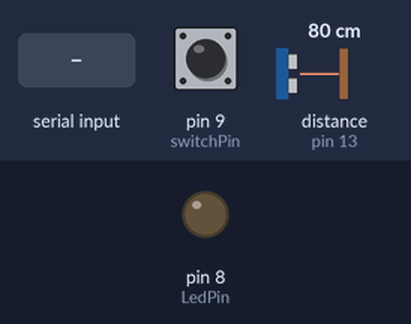
A sketch run on a simulated Arduino Uno, built with avr-gcc and run on an emulated ATmega328P. Shown: output pins drawn as LEDs (lit = HIGH). Dashed ring = blinking. The test bench sets the inputs (shaded band); at power-on: pin 9 (switchPin) HIGH, distance to the obstacle (sensor on pin 13) 80 cm. The echo pulse lasts 58.3 µs per cm; pins used as bus, display or sensor lines are not drawn; what the sketch prints to the serial monitor is not drawn.

Above: at 0.9 s.
1.0 s: "90,45\n" received over Serial
2.5 s: pin 9 (switchPin) pulled LOW for 1 s
At 2.85 s:
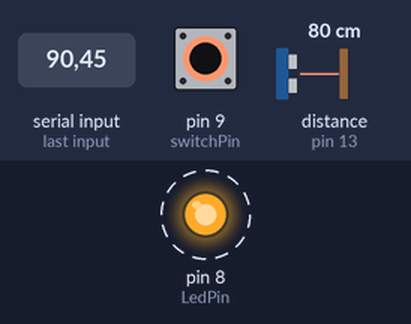
5.0 s: pin 9 (switchPin) pulled LOW for 0.15 s
At 6.3 s:
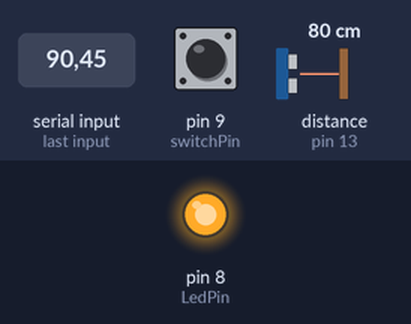
6.7 s: distance to the obstacle (sensor on pin 13) set to 9 cm
9.7 s: distance to the obstacle (sensor on pin 13) set to 88 cm
11.2 s: distance to the obstacle (sensor on pin 13) set to 93 cm
At 11.6 s:
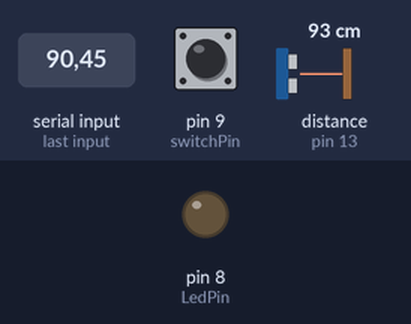
Timing chart, 0 to 13.7 s (numbered marks = the images above; inputs shaded):
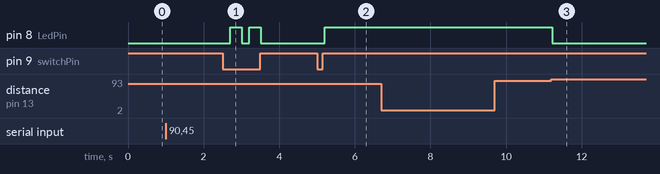

The sketch:

week8_Midterm.ino
```cpp
// 중간고사 - 1번
// 사용자가 숫자 입력 (측정하고 싶은 거리)
// 푸시 버튼 누르면 측정 시작
// 측정하고싶 거리보다 가까우면 LED 불이 들어온다.
// 버튼을 다시 누르면 측정 종료

// 초음파핀
const int trigPin = 12;
const int echoPin = 13;
// LED핀, 스위치핀
const int LedPin = 8;
const int switchPin = 9;
// 스위치 상태
int switchState = 0;
// 측정거리
long duration;
int distance;
int inputValue;

void setup()
{
    pinMode(trigPin, OUTPUT);
    pinMode(echoPin, INPUT);
    pinMode(LedPin, OUTPUT);
    pinMode(switchPin, INPUT_PULLUP);
    Serial.begin(9600);

    Serial.print("측정할 거리 입력: ");
    while (Serial.available() == 0)
    {
    }                               // 값이 입력될 때까지 대기
    inputValue = Serial.parseInt(); // parseInt()를 사용하여 숫자를 읽어옴
    Serial.print("inputvalue : ");
    Serial.println(inputValue);
}

void loop()
{
    // 스위치 상태 변경
    if (digitalRead(switchPin) == LOW && switchState == 0)
    {
        switchState = 1;
        delay(200);
    }
    else if (digitalRead(switchPin) == LOW && switchState == 1)
    {
        switchState = 0;
        delay(200);
    }

    // 푸쉬 버튼을 누르면 측정 시작
    if (switchState == 1)
    {
        // 측정 거리를 계산
        digitalWrite(trigPin, LOW);
        delayMicroseconds(2);
        digitalWrite(trigPin, HIGH);
        delayMicroseconds(10);
        digitalWrite(trigPin, LOW);

        duration = pulseIn(echoPin, HIGH);
        distance = duration * 0.034 / 2;

        Serial.print("Distance: ");
        Serial.print(distance);
        Serial.println(" cm");
        Serial.print("inputValue in Loop : ");
        Serial.println(inputValue);
        // 측정거리와 inputValue 비교하여 LED 제어
        if (inputValue > distance && switchState == 1)
        {
            digitalWrite(LedPin, HIGH);
            delay(100);
        }
        else
        {
            digitalWrite(LedPin, LOW);
            delay(100);
        }
    }

    else // 버튼을 눌러 측정을 종료 & LED 소등
    {
        digitalWrite(LedPin, LOW);
    }
}

// 오류1 : inputValue 변수에 값이 들어가지 않음 && 초음파 거리측정은 가능
//       -> 스위치값은 제대로 변환은 되지만 inputValue에 변수가 들어가지 않는 이슈때문에 측정거리 비교 불가
//       -> LED 제어 불가능

// 해결방안 : Serial.available에 값이 안 들어갔다는 생각
//          -> Serial.available { 괄호안에 inputValue 연산 }
//          -> 여전히 inputValue 변수안에 값이 안 들어감

// 오류1 원인 : Setup()에서 inputValue를 선언해서 지역변수가 되었다.. 큰 실수를...
//            Setup() - inputValue & loop() - inputValue 는 서로 다른 변수 loop()내에서 새롭게 지역변수로 선언됨.
//            loop()함수에서 Serial.parseInt()로 값을 읽어와서 inputValue에 저장하더라도 이 값은 loop() 함수가 끝나는 즉시 사라짐.

// 오류2 : 위 오류를 해결해도 아두이노를 업로드하고 시리얼 모니터에 값을 입력하면
//       곧이어 inputValue가 0으로 초기화되는 현상, 초음파 거리측정은 가능

// 해결방안 : 어차피 사용자가 숫자를 입력하는 것을 초기에 한 번 수행하고 끝이니까 setup()에서 inputValue를 설정해주면 어떨까?
//           -> 성공!!!!!!!!!!!! 아주 깔끔하게 수행된다.
```

Measured:
- the behaviour switches between 90 and 91 cm on distance to the obstacle (sensor on pin 13) (found by bisection; images 2 and 3)
- after the input at 1.0 s, every drawn part: stays the same
- after the input at 2.5 s, pin 8 (LedPin): alternates HIGH for 0.30 s and LOW for 0.21 s, 4 changes in all, then stays LOW, starting after 0.21 s
- after the input at 5.0 s, pin 8 (LedPin): LOW → HIGH after 0.21 s
- after the input at 6.7 s, every drawn part: stays the same
- after the input at 9.7 s, every drawn part: stays the same
- after the input at 11.2 s, pin 8 (LedPin): HIGH → LOW at once
